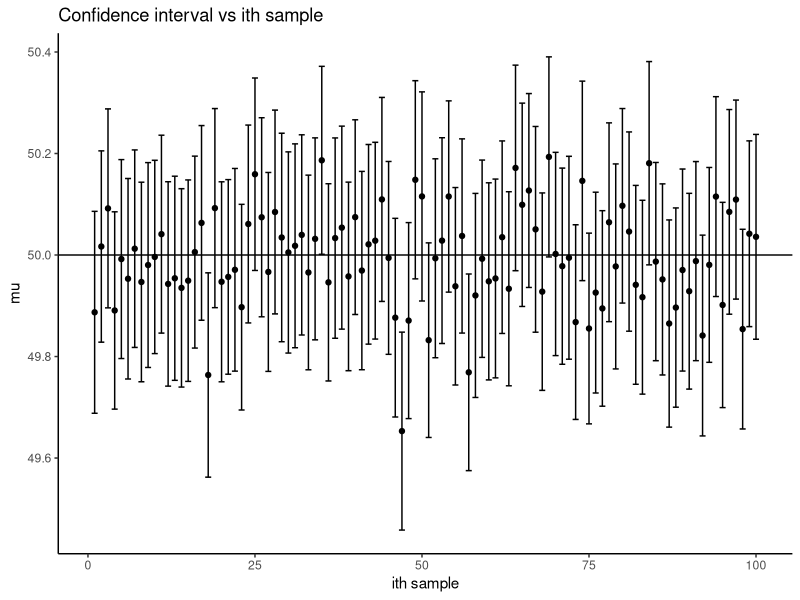
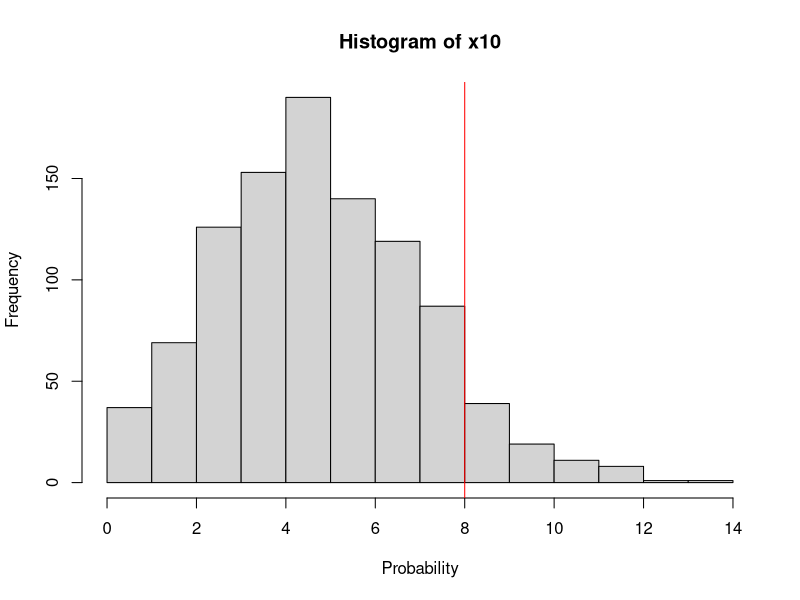
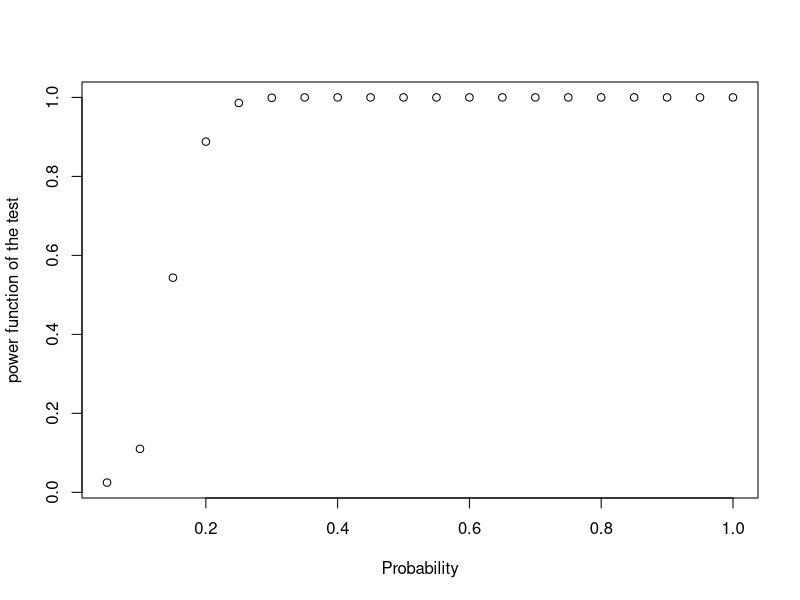

These figures' R source, in order:
# 2508 Computer project

# Question 1
# Calculate phat where phat is a point estimate for the mortality rate of the surgical procedure at the hospital
p<-0.07
n<-73
d<-8
phat<-d/n 
print(phat)

# Question 2
# Generate a 1000 values from a Binomial distribution with paramters n and phat. Used the simulated random deviates to identify an approximate 95% confidence interval for the true mortality rate p
n1<-1000
print(rbinom(n1,n,phat))
quantile(rbinom(n1,n,phat),c(0.025,0.975))/n

# Question 3a
# X~ Bin(73,p)
# X is approximately distributedd with N(73p,73p(1-p))
# Check that this is a suitable approximation
x <- n*phat
x1<-n*(1-phat)
print((x >5) & (x1 >5))
# Therfore as min(np,np(1-p))>5 then the binomial distribution can be approximated with a normal distribution

# Question 3b
# Calculate a 95% confidence interval for phat
z1<-qnorm(0.025)
z2<-qnorm(0.975)
phat + c(z1,z2)*sqrt((1/n)*phat*(1-phat))

# Question 4a
# Simulate 100 samples of size n = 1000 from the population where the population is normally distributed with u=50 and sigma**2=10
u<-50
s<-sqrt(10)
n2<-1000
n3<-100
x2 <- matrix(data = rnorm(n3*n2,u,s), nrow = n3, ncol = n2)
x2


# Question 4b
# Means of each sample stored in a matrix
k=1
x3= matrix(data=NA, nrow=k, ncol=n3)
for(i in 1:n3){
  x3[k,i]=mean(x2[i,1:n2])
}

# Standard deviation of each sample stored in a matrix
k=1
x4= matrix(data=NA, nrow=k, ncol=n3)
for(i in 1:n3){
  x4[k,i]=sqrt(sum(((x2[i,1:n2])-mean((x2[i,1:n2])))^2/(length((x2[i,1:n2]))-1)))
}

# The lower value for the confidence intervals for the means
x5= matrix(data=NA, nrow=k, ncol=n3)
for(i in 1:n3){
  x5[k,i]=(mean(x2[i,1:n2])-c(qnorm(0.975))*(x4[k,i])/(sqrt(n2)))
}

# The upper value for the confidence intervals for the means
x6= matrix(data=NA, nrow=k, ncol=n3)
for(i in 1:n3){
  x6[k,i]=(mean(x2[i,1:n2])+c(qnorm(0.975))*(x4[k,i])/(sqrt(n2)))
}

# The lower and upper values for the confidence intervals for the means
x7= matrix(data=NA, nrow=n3, ncol=2)
for(i in 1:n3){x7[i,1]=(x5[1,i])}
for(i in 1:n3){x7[i,2]=(x6[1,i])}
print(x7)


# Question 4c
# Count the number of your confidence intervals that contain the true parameter value  u=50
count<-0
for(i in 1:n3){
  if(x5[k,i]<50 & x6[k,i]>50){
  count=count+1
  }
}
count
print("out of")
n3
# This value should be close to 95 as the confidence interval for each stimulated sample is 95% and there are 100 samples


# Question 4d
# Plot the 100 confidence intervals for u and u=50
install.packages("ggplot2")
ithsample<-c(1:n3)
LQ<-c(x5)
UQ<-c(x6)
u1<-c(x3)

data <- data.frame(ithsample = c(1:n3),
                   LQ<-c(x5),
                   UQ<-c(x6),
                   u1<-c(x3))

library(ggplot2)
ggplot(data, aes(ithsample, LQ)) +
  geom_errorbar(aes(ymin = LQ, ymax = UQ)) +
      labs(x = "ith sample",
           y = "mu",
           title = "Confidence interval vs ith sample") +
  geom_hline(yintercept=50)+
  geom_point(aes(ithsample,u1))+
  theme_classic()

# I tried to use for(i in 1:n3){if(UQ[i]<50|LQ[i]>50){colour="red"}} however I could not find a way to implement it in the code above


# Question 5
# The null and alternative hypothesis 
# H0:p=0.07 vs H1:p=/=0.07
# Under the null hypothesis the test statistic is T-Bin(73,0.07) which is a binomial distribution where n=73 and p=0.07 

# The crticial region values are
x8<-qbinom(0.025, n, p)
x8
x9<-qbinom(0.975, n, p)
x9


# Question 6a
# Simulate a 1000 values from the distribution of the test statistic assuming the null hypothesis is true. Then plotted these values as a histogram and x=8
x10<-c(rbinom(n2,n,0.07))
x10
hist(x10,xlab="Probability",ylab="Frequency")
abline(v=d,col="red")

# The approximate p value using the stimulated values
x11<-sort(x10)
x12<-c()

x10<-c(rbinom(n2,n,0.07))
Q1<-sort(x10)
for(i in 1:n2){if(x11[i]>8){x12[i]<-i}}
x13<-x12[which.min(x12)]
x14<-2*(1-x13/n2)
print(x14)


# Question 6b
# The exact p value using a binomial distribution
x16<-2*(1-pbinom(8,n,p))
x16


# Question 6c
# Conclusion from the hypothesis test
if(x16>0.05 & x14>0.05){print("Acept H0 at 95%")}else(print("Reject H1 at 95%"))

# As a check using the critical region
if(x8<d & x9>d){print("Accept H0 at 95%")}else{print("Reject H0 at 95%")}

# The probability of a test statistic at least as extreme as our observed value is not likely enough so accept H0
# From this we can conclude that it is moderately likely that this specific hospital's rate for this procdure is not different to the national average 


# Question 7
# Calculate the power of the hypothesis test from question 5 and 6 at p = 0.05 
x19<-pbinom(x8-1,n,0.05)+(1-pbinom(x9,n,0.05))
x19

# Calculate the power of the hypothesis test from question 5 and 6 at p = 0.7
x20<-pbinom(x8-1,n,0.7)+(1-pbinom(x9,n,0.7))
x20

# Considered many different values of p and plotted the power function of the test
x21<-c()
for(i in 1:20){(x21[i]=(pbinom(0,n,0.05*i)+(1-pbinom(10,n,0.05*i))))}
x21
i<-1:20
plot(0.05*i,x21,xlab="Probability",ylab="power function of the test")


# Question 8a
# Calculated the smallest sample size needed such that the null hypothesis in Question 5 is rejected at the 5% significance level when the mortality rate for the surgical procedure at the hospital is 10%
p1<-0.1
x22<-c()
x23<-c()

# Used a for loop to calculte the if the p value of the same of size  1 to 1000 was <0.05 and if so then stored the sample size in a vector. Also note used the floor function so that if for some sample sizes 10% of the patients does not correspond to an integer I could just take the integer part of the value as the number of deaths
for(i in 1:n2){if(2*(1-pbinom(floor(i*p1),i,p))<0.05){x22[i]<-i}}

# Used a for loop to calculte the if the p value of the same of size  1 to 1000 was <0.05 and if so then stored the p value of that sample in a vector
for(i in 1:n2){if(2*(1-pbinom(floor(i*p1),i,p))<0.05){x23[i]<-2*(1-pbinom(floor(i*p1),i,p))}}

# This is smallest sample size to give a p value <0.05
x22[which.min(x22)]
# The exact p value is
x23[which.max(x23)]


# Question 8b
# Calculated the minimum sample size that is required such that the power of the test is greater than 0.7 for all values of the true proportion p beyond 0.1 of the null hypothesis when the significance level of the test is 5%
x24<-c()
x25<-c()
x26<-c()

# Used a for loop to calculate power values for the sample sizes from 1 to 1000
for(i in 1:n2){
  
  # Calculate the lower bound of the critical region for every sample size
  x24<-(qbinom(0.025,i,p)-1)
  
  # Calculate the upper bound of the critical region for every sample size
  x25<-qbinom(0.975,i,p)
  
  # Calculate the power values of the critical region for every sample size
  power<-pbinom(x24,i,p+0.1)+(1-pbinom(x25,i,p+0.1))

#Used an if statement to store all the sample sizes where the power value>0.7
if(power>0.7){x26[i]<-i}
}
x26[which.min(x26)]


# Question 8c
# Modified the code from  question 8b to turn it into a function. The function has a single argument that is the smallest difference between the null and the true value of p
x27<-c()
x28<-c()
x29<-c()
n4<-10000

# Created a funcion with one variable dif
minimumsample<-function(dif){
  for(i in 1:n4){
    
    # Calculate the lower bound of the critical region for every sample size
    x27<-(qbinom(0.025,i,p)-1)
    
    # Calculate the upper bound of the critical region for every sample size
    x28<-qbinom(0.975,i,p)
    
    # Calculate the power values of the critical region for every sample size however this differs from question 8b because instead of +0.1 I changed it to +dif
    power<-pbinom(x27,i,p+dif)+(1-pbinom(x28,i,p+dif))
    
    #Used an if statement to stop when the power value>0.7 
    if(power>0.7){break}
  }
  
# This returns the smallest sample size
return(i)}

# The minimum sample size such that the power of the test is greater than 0.7 for all values of the true proportion p beyond 0.1
minimumsample(0.1)

# The minimum sample size such that the power of the test is greater than 0.7 for all values of the true proportion p beyond 0.05
minimumsample(0.05)

# The minimum sample size such that the power of the test is greater than 0.7 for all values of the true proportion p beyond 0.01
minimumsample(0.01)

